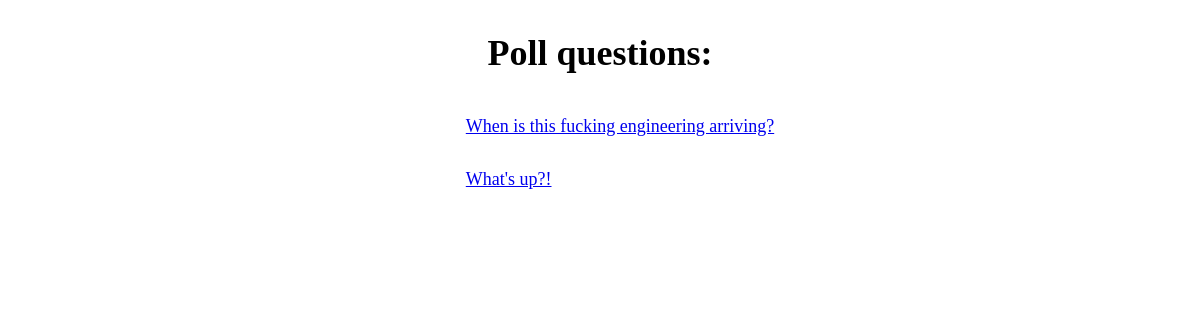
The page /polls/ on the database as committed earlier.
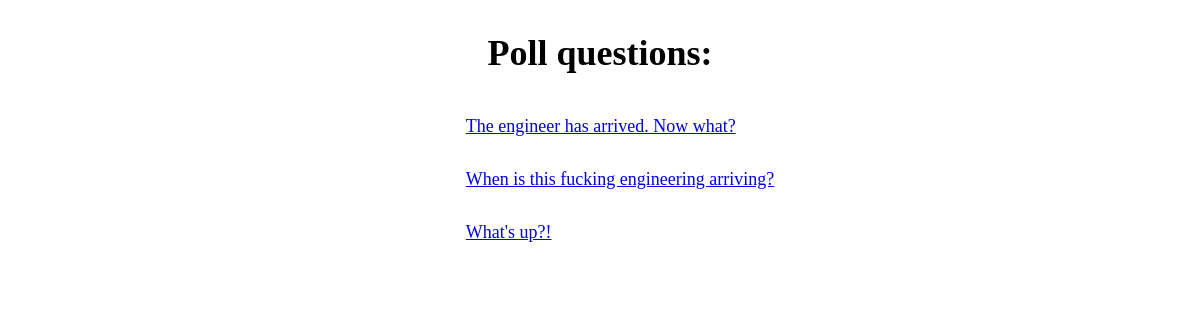
The same page on the database as committed later.
### polls/models.py (models this page shows, shortened)
class Question(models.Model):
    question_text: models.CharField = models.CharField(max_length=200)
    pub_date: models.DateTimeField = models.DateTimeField("date published")
    choice_set: "QuerySet[Choice]"
    id: Optional[int]  # for Mypy only

### polls/views.py (the view)
# urls.py: path("", views.IndexView.as_view(), name="index"),
class IndexView(generic.ListView):
    template_name = "polls/index.html"
    context_object_name = "latest_question_list"
    def get_queryset(self):
        return Question.objects.order_by("-pub_date")[:5]

### polls/templates/polls/index.html (shortened to what this page needs)
<!DOCTYPE html>
<html lang="en">
  <head>
  </head>
  <body
    style="
      display: flex;
      flex-direction: column;
      justify-content: center;
      align-items: center;
      font-size: large;
    "
  >
    <h1>Poll questions:</h1>
    {% if latest_question_list %}
    <ul style="display: flex; flex-direction: column; gap: 2rem">
      {% for question in latest_question_list %}
      <li style="list-style: none">
        <a href="{% url 'polls:detail' question.id %}"> {{ question.question_text }} </a>
      </li>
      {% endfor %}
    </ul>
    {% else %}
    <p>No polls are available</p>
    {% endif %}
  </body>
</html>

Rows that differ between the two databases and show on the page:
added Question: question_text "The engineer has arrived. Now what?"
